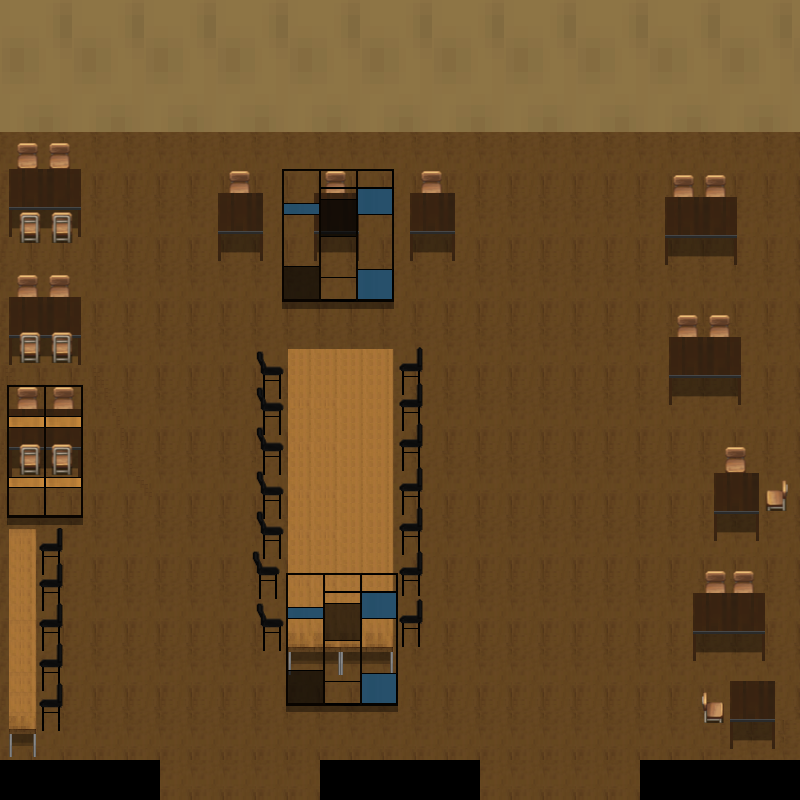

The image is a tile-based game level rendered from a .tmx file. Its description and source (layers, tilesets, objects; grid data summarised) follow:
An orthogonal 200x200 tile map with 4x4 px tiles, 8 tile layers (Tile Layer 1, Tile Layer 2, Tile Layer 3, Tile Layer 5, ...), 1 hidden layer not drawn, 5 tilesets and 24 objects.

<map version="1.10" tiledversion="1.10.1" orientation="orthogonal" renderorder="right-down" width="200" height="200" tilewidth="4" tileheight="4" infinite="0" nextlayerid="14" nextobjectid="64">
 <tileset firstgid="1" source="Lib_1F_1.tsx" />
 <tileset firstgid="30101" source="Lib_1F.tsx" />
 <tileset firstgid="60726" source="Lib_1F_2.tsx" />
 <tileset firstgid="90826" source="Wonheung_Arisu.tsx" />
 <tileset firstgid="109595" source="LibraryA.tsx" />
 <layer id="1" name="Tile Layer 1" width="200" height="200">
  <properties>
   <property name="unity:sortingLayerName" value="background" />
  </properties>
  <data>[40000 cells, 38800 non-empty, 128 distinct tile ids]</data>
 </layer>
 <layer id="2" name="Tile Layer 2" width="200" height="200">
  <properties>
   <property name="unity:sortingLayerName" value="background" />
  </properties>
  <data>[40000 cells, 8703 non-empty, 1472 distinct tile ids]</data>
 </layer>
 <layer id="3" name="Tile Layer 3" width="200" height="200">
  <properties>
   <property name="unity:sortingLayerName" value="background" />
  </properties>
  <data>[40000 cells, 4794 non-empty, 1634 distinct tile ids]</data>
 </layer>
 <layer id="5" name="Tile Layer 5" width="200" height="200">
  <properties>
   <property name="unity:sortingLayerName" value="background" />
  </properties>
  <data>[40000 cells, 647 non-empty, 556 distinct tile ids]</data>
 </layer>
 <layer id="6" name="Tile Layer 6" width="200" height="200">
  <properties>
   <property name="unity:sortingLayerName" value="background" />
  </properties>
  <data>[40000 cells, 510 non-empty, 251 distinct tile ids]</data>
 </layer>
 <layer id="7" name="Tile Layer 7" width="200" height="200">
  <properties>
   <property name="unity:sortingLayerName" value="background" />
  </properties>
  <data>[40000 cells, 338 non-empty, 240 distinct tile ids]</data>
 </layer>
 <layer id="4" name="Tile Layer 4" width="200" height="200">
  <properties>
   <property name="unity:sortingLayerName" value="background" />
  </properties>
  <data>[40000 cells, 2953 non-empty, 1259 distinct tile ids]</data>
 </layer>
 <layer id="9" name="Tile Layer 8" width="200" height="200" visible="0">
  <properties>
   <property name="unity:sortingLayerName" value="background" />
  </properties>
  <data>[40000 cells, 257 non-empty, 257 distinct tile ids]</data>
 </layer>
 <objectgroup id="10" name="Object Layer 1">
  <properties>
   <property name="unity:layer" value="NoPassing" />
   <property name="unity:sortingLayerName" value="above object" />
  </properties>
  <object id="2" x="799.364" y="-112" width="175.636" height="952" />
  <object id="4" x="-201" y="-76" width="203.333" height="948" />
  <object id="7" x="-40.5" y="142" width="121" height="101.5" />
  <object id="8" x="-42.6667" y="276" width="123.167" height="85" />
  <object id="9" x="9.5" y="388" width="73" height="85.5" />
  <object id="13" x="288" y="348.5" width="106" height="327.5" />
  <object id="15" x="401" y="348.5" width="21" height="295.5" />
  <object id="17" x="259" y="352" width="23" height="290" />
  <object id="18" x="218" y="171.5" width="46" height="88.5" />
  <object id="20" x="314.5" y="170.5" width="43.5" height="89" />
  <object id="21" x="410.5" y="171" width="44.5" height="89" />
  <object id="22" x="665" y="175" width="73" height="90.5" />
  <object id="25" x="766.5" y="481" width="21" height="32" />
  <object id="34" x="0.5" y="527.25" width="40.0833" height="230.75" />
  <object id="35" x="34.5" y="527" width="27.8333" height="204.667" />
  <object id="36" x="730.182" y="681.273" width="44.9091" height="67.4545" />
  <object id="37" x="700.25" y="688.295" width="23.3864" height="40.2273" />
  <object id="38" x="693.091" y="570.909" width="72.3636" height="90" />
  <object id="39" x="713.273" y="446.727" width="45.6364" height="94.1818" />
  <object id="40" x="668.727" y="315.273" width="72.1818" height="89.2727" />
  <object id="41" x="-135" y="-84" width="973" height="216.25" />
  <object id="50" x="318.333" y="760.5" width="162.5" height="102" />
  <object id="61" x="639" y="758" width="336" height="99" />
  <object id="62" x="-200" y="760" width="362" height="126" />
 </objectgroup>
 <layer id="13" name="above Layer" width="200" height="200">
  <properties>
   <property name="unity:sortingLayerName" value="above object" />
  </properties>
  <data>[40000 cells, 2781 non-empty, 1765 distinct tile ids]</data>
 </layer>
</map>
